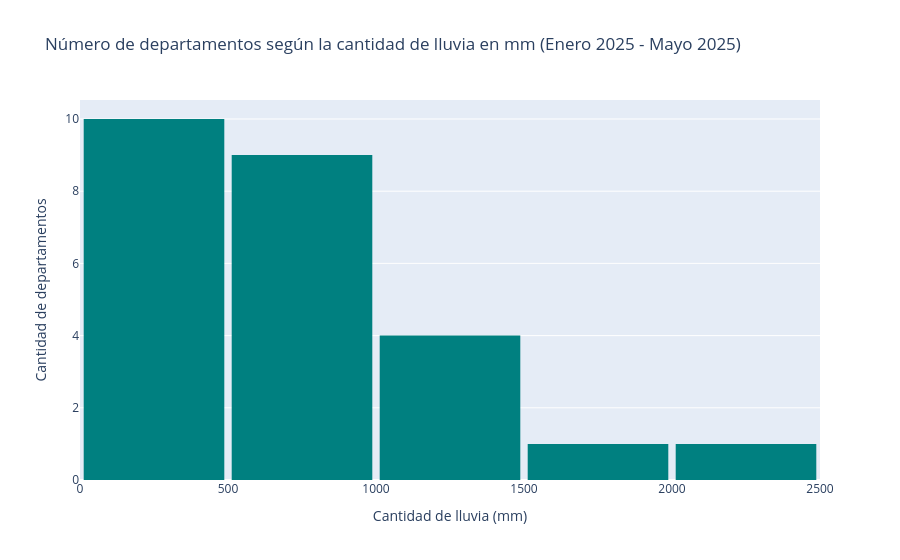

This figure's notebook cell:
### Markdown cell above
Con el gráfico de dispersión se puede concluir que no existe una relación clara entre la cantidad de lluvia en un departamento y el número de declaratorias de emergencia emitidos, ya que los puntos están dispersos sin formar una tendencia.

### Code cell
# Histograma del número de departamentos según la cantidad de lluvia

hist_lluvia = px.histogram(tabla, x="lluvia_total_mm",
                nbins=10,
                color_discrete_sequence=["teal"],
                title="Número de departamentos según la cantidad de lluvia en mm (Enero 2025 - Mayo 2025)",
                labels={"lluvia_total_mm": "Cantidad de lluvia (mm)"})

hist_lluvia.update_layout(yaxis_title="Cantidad de departamentos", bargap=0.05)

hist_lluvia.show()

### Figure 1 — Plotly figure (JSON) as saved in the notebook; plotly's stock layout.template omitted (floating-point values rounded to 4 significant figures)
{"data": [{"bingroup": "x", "hovertemplate": "Cantidad de lluvia (mm)=%{x}<br>count=%{y}<extra></extra>", "legendgroup": "", "marker": {"color": "teal", "pattern": {"shape": ""}}, "name": "", "nbinsx": 10, "orientation": "v", "showlegend": false, "type": "histogram", "x": [427.9, 1416.0, 820.0, 439.4, 500.8, 875.7, 54.0, 801.3, 930.4, 617.0, 124.3, 1349.0, 143.8, 128.1, 54.0, 2020.0, 1751.0, 97.5, 874.2, 241.6, 1074.0, 943.3, 17.4, 699.1, 1309.0], "xaxis": "x", "yaxis": "y"}], "layout": {"bargap": 0.05, "barmode": "relative", "legend": {"tracegroupgap": 0}, "title": {"text": "Número de departamentos según la cantidad de lluvia en mm (Enero 2025 - Mayo 2025)"}, "xaxis": {"anchor": "y", "domain": [0, 1], "title": {"text": "Cantidad de lluvia (mm)"}}, "yaxis": {"anchor": "x", "domain": [0, 1], "title": {"text": "Cantidad de departamentos"}}}}
